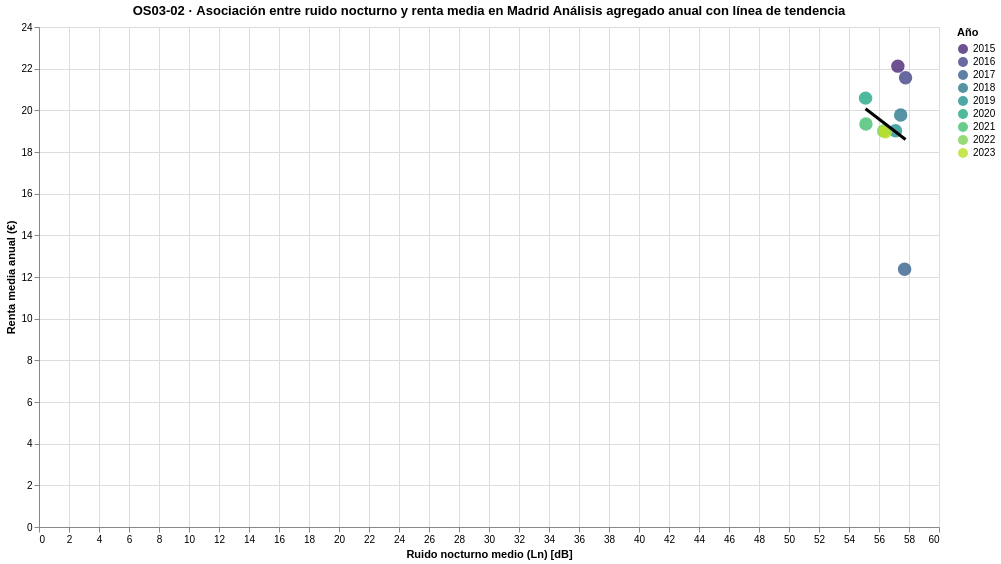

The notebook cell this image was saved under:
### Markdown cell above
Unidad de análisis: ciudad‑año (mismo nivel que OS03‑01):
* OS03‑01 → tendencia temporal (macro)
* OS03‑02 → asociación ruido‑prosperidad (clave analítica)
* Misma escala territorial y mismos datos. Coherencia en el análisis.

Variables:
* X → Ruido nocturno medio anual (Ln)
* Y → Renta media anual (€)
* Color → Año (para ver evolución temporal)

TIPO DE GRÁFICO: Scatter (puntos por año) + Línea de tendencia (regresión lineal) con interactividad (zoom + pan + tooltips)

No se busca causalidad. Se busca asociación y patrón global

### Code cell
# =========================================================
# OS03‑02 · Asociación entre ruido nocturno y renta media
# =========================================================

os03_02_chart = (
    (
        # Scatter por año
        alt.Chart(df_os03_01)
        .mark_circle(size=180, opacity=0.8)
        .encode(
            x=alt.X(
                "ln_medio:Q",
                title="Ruido nocturno medio (Ln) [dB]"
            ),
            y=alt.Y(
                "renta_media:Q",
                title="Renta media anual (€)"
            ),
            color=alt.Color(
                "year:O",
                title="Año",
                scale=alt.Scale(scheme="viridis")
            ),
            tooltip=[
                alt.Tooltip("year:O", title="Año"),
                alt.Tooltip("ln_medio:Q", title="Ln medio [dB]", format=".2f"),
                alt.Tooltip("renta_media:Q", title="Renta media (€)", format=",.0f")
            ]
        )
        +
        # Línea de tendencia (regresión lineal)
        alt.Chart(df_os03_01)
        .transform_regression(
            "ln_medio",
            "renta_media",
            method="linear"
        )
        .mark_line(
            color="black",
            strokeWidth=3
        )
        .encode(
            x="ln_medio:Q",
            y="renta_media:Q"
        )
    )
    .interactive()
    .properties(
        width=900,
        height=500,
        title=(
            "OS03‑02 · Asociación entre ruido nocturno y renta media en Madrid\n"
            "Análisis agregado anual con línea de tendencia"
        )
    )
)

os03_02_chart

### Figure 1 — Vega-Lite specification as saved in the notebook (floating-point values rounded to 4 significant figures)
{"$schema": "https://vega.github.io/schema/vega-lite/v5.20.1.json", "config": {"view": {"continuousHeight": 300, "continuousWidth": 300}}, "data": {"name": "data-f108069c3a588551274adb393f081007"}, "datasets": {"data-f108069c3a588551274adb393f081007": [{"ln_medio": 57.26, "renta_media": 22.12, "year": 2015}, {"ln_medio": 57.77, "renta_media": 21.56, "year": 2016}, {"ln_medio": 57.71, "renta_media": 12.37, "year": 2017}, {"ln_medio": 57.44, "renta_media": 19.78, "year": 2018}, {"ln_medio": 57.1, "renta_media": 19.02, "year": 2019}, {"ln_medio": 55.1, "renta_media": 20.59, "year": 2020}, {"ln_medio": 55.13, "renta_media": 19.35, "year": 2021}, {"ln_medio": 56.3, "renta_media": 19.01, "year": 2022}, {"ln_medio": 56.43, "renta_media": 18.97, "year": 2023}]}, "height": 500, "layer": [{"encoding": {"color": {"field": "year", "scale": {"scheme": "viridis"}, "title": "Año", "type": "ordinal"}, "tooltip": [{"field": "year", "title": "Año", "type": "ordinal"}, {"field": "ln_medio", "format": ".2f", "title": "Ln medio [dB]", "type": "quantitative"}, {"field": "renta_media", "format": ",.0f", "title": "Renta media (€)", "type": "quantitative"}], "x": {"field": "ln_medio", "title": "Ruido nocturno medio (Ln) [dB]", "type": "quantitative"}, "y": {"field": "renta_media", "title": "Renta media anual (€)", "type": "quantitative"}}, "mark": {"opacity": 0.8, "size": 180, "type": "circle"}, "name": "view_2"}, {"encoding": {"x": {"field": "ln_medio", "type": "quantitative"}, "y": {"field": "renta_media", "type": "quantitative"}}, "mark": {"color": "black", "strokeWidth": 3, "type": "line"}, "transform": [{"method": "linear", "on": "ln_medio", "regression": "renta_media"}]}], "params": [{"bind": "scales", "name": "param_2", "select": {"encodings": ["x", "y"], "type": "interval"}, "views": ["view_2"]}], "title": "OS03‑02 · Asociación entre ruido nocturno y renta media en Madrid\nAnálisis agregado anual con línea de tendencia", "width": 900}
